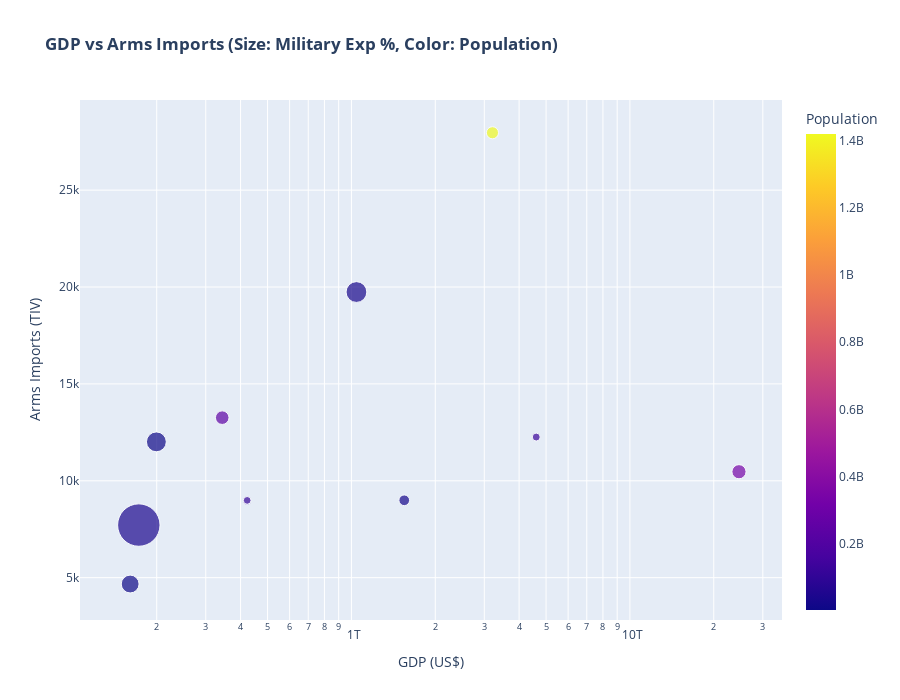

The code cell stored with this chart in its notebook:
### Code cell
# Analysis 4: Integrated Economic-Military Analysis
print("\nCOMPREHENSIVE ECONOMIC-MILITARY ANALYSIS...")

# Create a bubble chart with multiple dimensions
fig5 = px.scatter(military_analysis,
                 x='gdp',
                 y='tiv_total_order',
                 size='mil_exp_pct',
                 color='population',
                 hover_name='country',
                 title='<b>GDP vs Arms Imports (Size: Military Exp %, Color: Population)</b>',
                 labels={'gdp': 'GDP (US$)',
                        'tiv_total_order': 'Arms Imports (TIV)',
                        'mil_exp_pct': 'Military Exp %',
                        'population': 'Population'},
                 log_x=True,
                 size_max=30)

fig5.update_layout(height=700)
fig5.show()

# Calculate key metrics
military_analysis['arms_to_gdp_ratio'] = (military_analysis['tiv_total_order'] / military_analysis['gdp']) * 1000000
military_analysis['efficiency_score'] = military_analysis['tiv_total_order'] / military_analysis['mil_exp_pct']

print("\nMOST EFFICIENT ARMS IMPORTERS (Highest imports per military expenditure %):")
efficient_importers = military_analysis[military_analysis['mil_exp_pct'] > 0].nlargest(10, 'efficiency_score')
print(efficient_importers[['country', 'efficiency_score', 'tiv_total_order', 'mil_exp_pct']])

### Figure 1 — Plotly figure (JSON) as saved in the notebook; plotly's stock layout.template omitted (floating-point values rounded to 4 significant figures)
{"data": [{"hovertemplate": "<b>%{hovertext}</b><br><br>GDP (US$)=%{x}<br>Arms Imports (TIV)=%{y}<br>Military Exp %=%{marker.size}<br>Population=%{marker.color}<extra></extra>", "hovertext": ["Australia", "Egypt", "India", "Japan", "Kuwait", "Pakistan", "Qatar", "Saudi Arabia", "Ukraine", "United States"], "legendgroup": "", "marker": {"color": [25950000.0, 112100000.0, 1420000000.0, 125400000.0, 4596000.0, 242300000.0, 2650000.0, 32010000.0, 39430000.0, 333500000.0], "coloraxis": "coloraxis", "size": [1.963, 1.033, 2.514, 1.088, 5.449, 3.162, 6.761, 7.417, 30.85, 3.441], "sizemode": "area", "sizeref": 0.03427, "symbol": "circle"}, "mode": "markers", "name": "", "orientation": "v", "showlegend": false, "type": "scatter", "x": [1548000000000.0, 422400000000.0, 3209000000000.0, 4609000000000.0, 160600000000.0, 343700000000.0, 199400000000.0, 1042000000000.0, 172500000000.0, 24630000000000.0], "xaxis": "x", "y": [8994.0, 8989.0, 27960.0, 12260.0, 4672.0, 13260.0, 12010.0, 19740.0, 7715.0, 10470.0], "yaxis": "y"}], "layout": {"coloraxis": {"colorbar": {"title": {"text": "Population"}}, "colorscale": [[0, "#0d0887"], [0.1111, "#46039f"], [0.2222, "#7201a8"], [0.3333, "#9c179e"], [0.4444, "#bd3786"], [0.5556, "#d8576b"], [0.6667, "#ed7953"], [0.7778, "#fb9f3a"], [0.8889, "#fdca26"], [1, "#f0f921"]]}, "height": 700, "legend": {"itemsizing": "constant", "tracegroupgap": 0}, "title": {"text": "<b>GDP vs Arms Imports (Size: Military Exp %, Color: Population)</b>"}, "xaxis": {"anchor": "y", "domain": [0, 1], "title": {"text": "GDP (US$)"}, "type": "log"}, "yaxis": {"anchor": "x", "domain": [0, 1], "title": {"text": "Arms Imports (TIV)"}}}}
